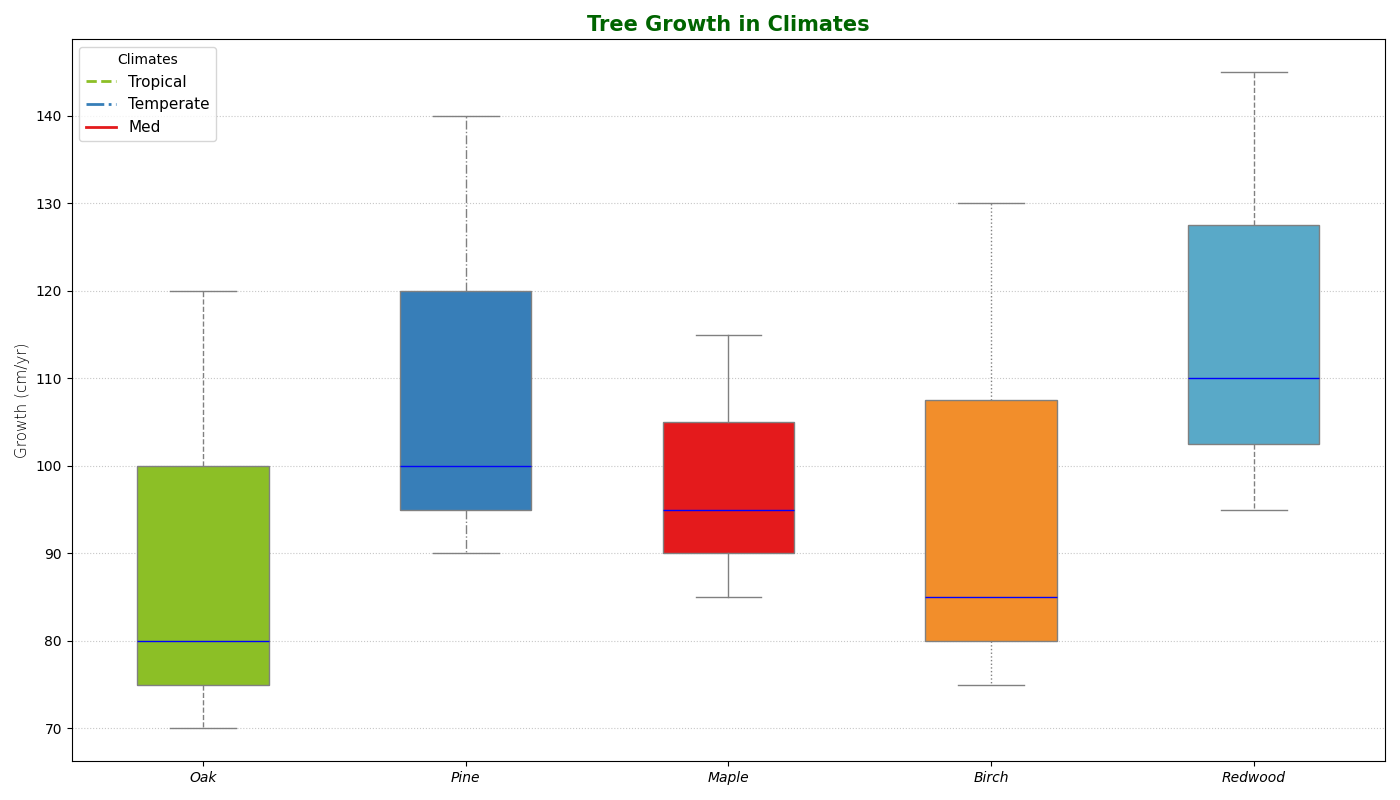

Generate this figure with Python:
import numpy as np
import matplotlib.pyplot as plt

tree_species = ['Oak', 'Pine', 'Maple', 'Birch', 'Redwood']

climate_tropical = [120, 140, 115, 130, 145]
climate_temperate = [80, 100, 95, 85, 110]
climate_mediterranean = [70, 90, 85, 75, 95]

data = [
    climate_tropical,
    climate_temperate,
    climate_mediterranean
]

fig, ax = plt.subplots(figsize=(14, 8))

colors = ['#8CBF26', '#377EB8', '#E41A1C', '#F28E2B', '#59A9C8']
line_styles = ['--', '-.', '-', ':', '--']
marker_styles = ['o', 's', '^', 'd', '*']

for i, species in enumerate(tree_species):
    species_data = [climate[i] for climate in data]
    bp = ax.boxplot(species_data, positions=[i], widths=0.5, vert=True, patch_artist=True,
                    boxprops=dict(facecolor=colors[i], color='grey'),
                    whiskerprops=dict(color='grey', linestyle=line_styles[i]),
                    capprops=dict(color='grey'),
                    flierprops=dict(marker=marker_styles[i], color='red', alpha=0.6),
                    medianprops=dict(color='blue'),
                    notch=False)

ax.set_xticks(range(len(tree_species)))
ax.set_xticklabels(tree_species, fontsize=10, fontstyle='italic')
ax.set_ylabel("Growth (cm/yr)", fontsize=11, fontweight='light')
ax.set_title("Tree Growth in Climates", fontsize=15, fontweight='bold', color='darkgreen')
ax.grid(axis='y', linestyle=':', alpha=0.7)

handles = [plt.Line2D([0], [0], color=colors[i], lw=2, linestyle=line_styles[i]) for i in range(len(colors))]
ax.legend(handles, ['Tropical', 'Temperate', 'Med'], title='Climates', loc='best', fontsize=11)

plt.tight_layout()
plt.show()
